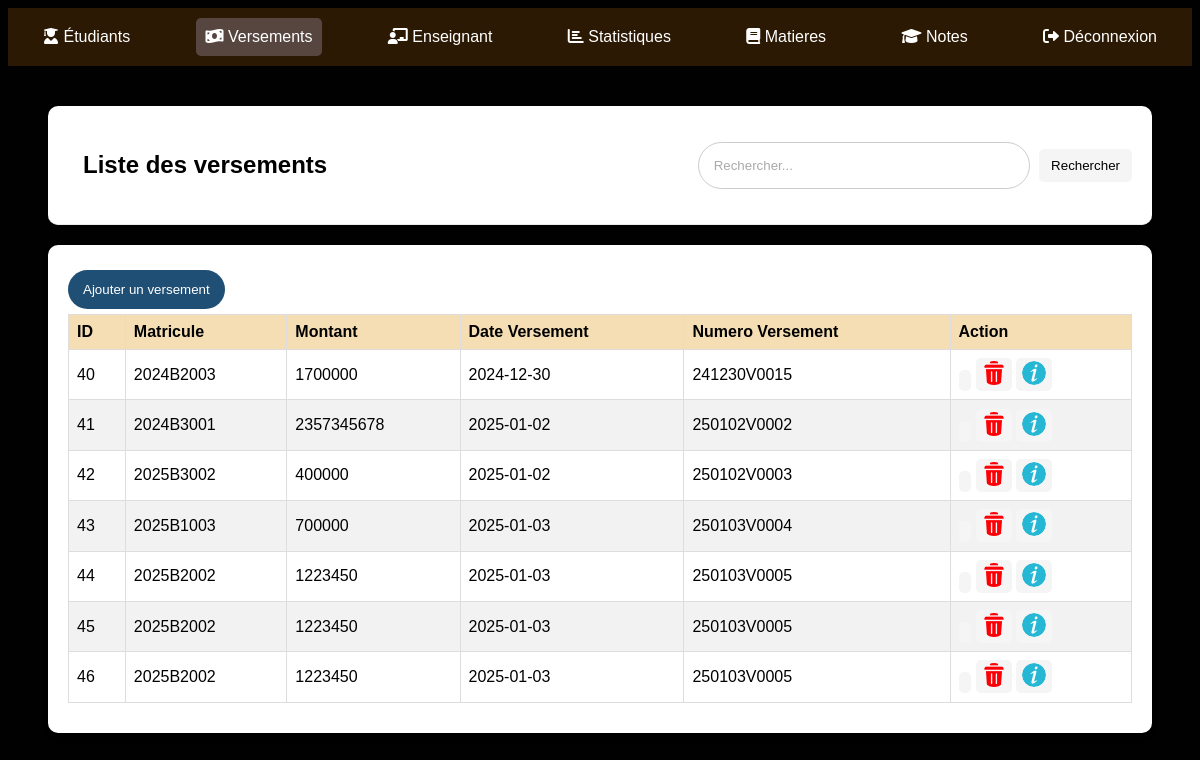
The page /gestionVer.php on the database as committed earlier.
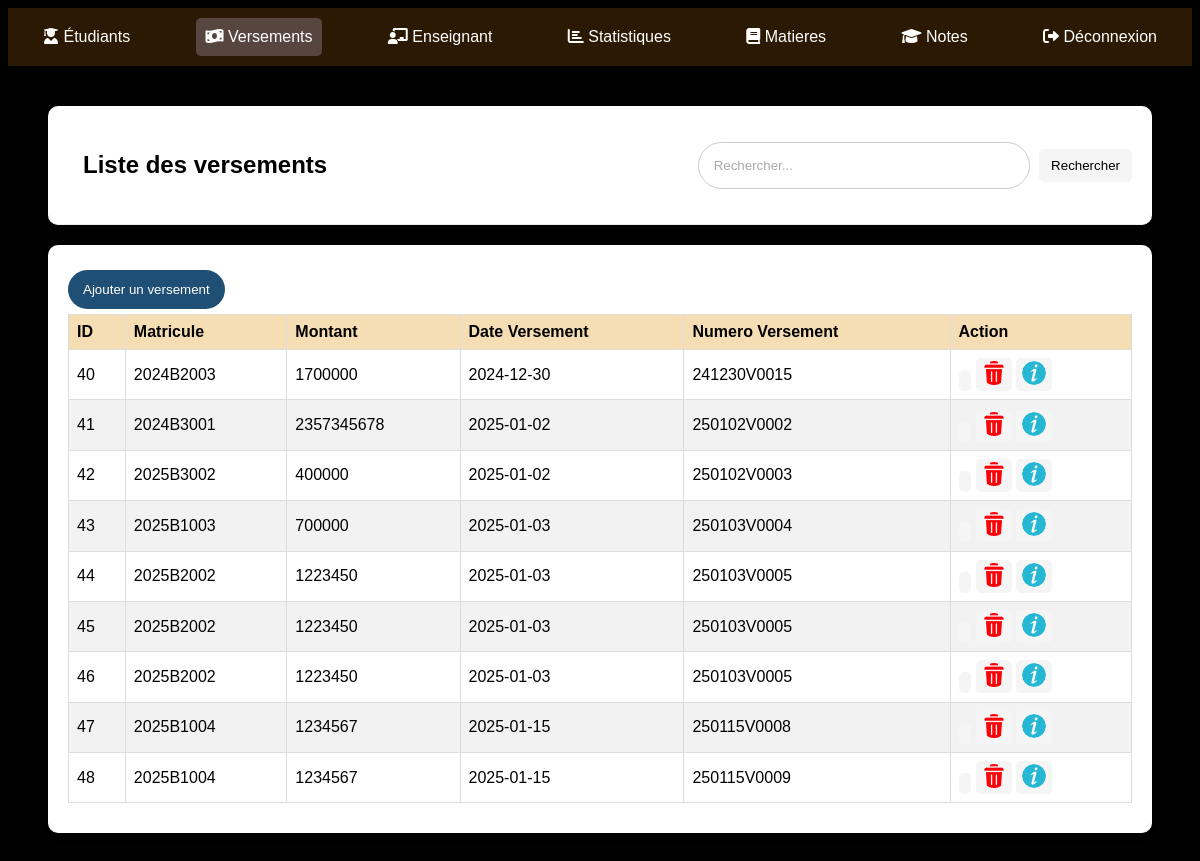
The same page on the database as committed later.
### tables this page shows
CREATE TABLE IF NOT EXISTS `versements` (
  `id` int NOT NULL AUTO_INCREMENT,
  `matricule` varchar(20) DEFAULT NULL,
  `montant` bigint DEFAULT NULL,
  `date_versement` date DEFAULT NULL,
  `numero_versement` varchar(20) DEFAULT NULL,
  PRIMARY KEY (`id`)
);

### Class/Versement.php (called while the page is built, shortened)
<?php
class Versement
{
    private $conn;
    private $table = "versements";
    public function __construct($db)
    {
        $this->conn = $db;
    }
    public function getAllVersement()
    {
        $query = "SELECT * FROM " . $this->table;
        $result = $this->conn->query($query);
        $etudiants = [];
        while ($row = $result->fetch_assoc()) {
            $etudiants[] = $row;
        }
        return $etudiants;
    }
}

### gestionVer.php (the view, shortened to what this page needs)
<?php
require_once 'Class/Versement.php';
$database = new Database();
$db = $database->getConnection();
$versement = new Versement($db);
$search = isset($_GET['search']) ? trim($_GET['search']) : '';
$versements = $versement->getAllVersement($search);
?>
<!DOCTYPE html>
<html lang="en">
<head>
    <link rel="stylesheet" href="https://cdnjs.cloudflare.com/ajax/libs/font-awesome/6.0.0-beta3/css/all.min.css">
</head>
<body>
    <div class="navbar">
        <a href="gestionEtu.php"> <i class="fas fa-user-graduate"></i> Étudiants </a>
        <a class="etu" href="gestionVer.php"><i class="fas fa-money-bill-wave"></i> Versements</a>
        <a href="gestionEnsei.php"><i class="fas fa-chalkboard-teacher"></i> Enseignant</a>
        <a href="statistiques.php"> <i class="fas fa-chart-bar"></i> Statistiques</a>
        <a href="gestionMati.php"> <i class="fas fa-book"></i>  Matieres</a>
        <a href="listeNote.php"> <i class="fas fa-graduation-cap"></i> Notes</a>
        <a href="logout.php"><i class="fas fa-sign-out-alt"></i> Déconnexion</a>
    </div>
    <div class="content">
        <div class="header">
            <div class="haut">
                <h2>Liste des versements</h2>
            </div>
            <form method="GET" action="gestionVer.php">
                <input name="search" type="text" placeholder="Rechercher..." value="<?= htmlspecialchars($search); ?>">
                <button type="submit">Rechercher</button>
            </form>
        </div>
        <div class="table-container">
            <a href="AjouterVer.php"><button class="ajout">Ajouter un versement</button></a>
            <table>
                <thead>
                    <tr>
                        <th>ID</th>
                        <th>Matricule</th>
                        <th>Montant</th>
                        <th>Date Versement</th>
                        <th>Numero Versement</th>
                        <th>Action</th>
                    </tr>
                </thead>
                <tbody>
                    <?php if (!empty($versements)): ?>
                        <?php foreach ($versements as $versement): ?>
                            <tr>
                                <td><?= htmlspecialchars($versement['id']); ?></td>
                                <td><?= htmlspecialchars($versement['matricule']); ?></td>
                                <td><?= htmlspecialchars($versement['montant']); ?></td>
                                <td><?= htmlspecialchars($versement['date_versement']); ?></td>
                                <td><?= htmlspecialchars($versement['numero_versement']); ?></td>
                                <td class="actions">
                                    <button class="edit" onclick="location.href='edit.php?id=<?= $versement['id']; ?>'"><img src="uploads/write.png" alt=""></button>
                                    <button class="delete" onclick="openPopup(<?= $versement['id']; ?>)"><img src="uploads/delete.png" alt=""></button>
                                    <button class="details" onclick="location.href='infoVer.php?matricule=<?= $versement['matricule']; ?>'"><img src="uploads/info.png" alt=""></button>
                                </td>
                            </tr>
                        <?php endforeach; ?>
                    <?php else: ?>
                        <tr>
                            <td colspan="12">Aucun versement trouvé.</td>
                        </tr>
                    <?php endif; ?>
                </tbody>
            </table>
        </div>
    </div>
</body>
</html>

### gestionVer.php (style rules this page uses)
body { font-family: 'Arial', sans-serif; background-color: rgb(1, 1, 2); }
.navbar { background-color: rgb(44, 25, 3); color: white; padding: 10px; display: flex; justify-content: space-between; align-items: center; }
.navbar a { text-decoration: none; color: white; margin: 0 15px; padding: 10px; border-radius: 5px; }
.navbar .etu { background-color: rgb(87, 70, 64); }
.content { margin: 20px; padding: 20px; }
.header { background-color: #fff; padding: 15px; border-bottom: 1px solid #eaeaea; display: flex; justify-content: space-between; align-items: center; border-radius: 10px; }
.header h2 { margin-left: 10px; justify-content: left; }
.header input { width: 300px; padding: 15px; border: 1px solid #ccc; border-radius: 33px; }
.header input::placeholder { color: #aaa; }
.header button { background-color: whitesmoke; color: black; margin: 5px; padding: 9px 12px; border: none; border-radius: 5px; cursor: pointer; }
table { width: 100%; border-collapse: collapse; margin-bottom: 10px; background-color: #fff; border-radius: 10px; }
.table-container { margin-top: 20px; background-color: white; border-radius: 10px; padding: 20px; box-shadow: 0 4px 6px rgba(0, 0, 0, 0.1); }
.table-container a { text-decoration: none; }
th, td { padding: 8px; border: 1px solid #ddd; text-align: left; }
th { background-color: wheat; color: black; }
tr:nth-child(even) { background-color: #f2f2f2; }
img { max-width: 50px; max-height: 50px; object-fit: cover; border-radius: 50px; width: 100%; }
.actions button { margin: .2px; padding: 3px 6px; border: none; border-radius: 5px; cursor: pointer; }
.actions .edit { background-color: whitesmoke; color: white; }
.actions .details { background-color: whitesmoke; color: white; }
.actions .delete { background-color: whitesmoke; color: white; }
.ajout { background-color: rgb(32, 79, 117); color: white; display: flex; align-items: center; margin: 5px 0px; padding: 12px 15px; border: none; border-radius: 22px; cursor: pointer; justify-content: center; position: relative; text-decoration: none; }
.haut { padding: 10px; }
.haut h2 { text-decoration: none; color: black; display: flex; align-items: center; margin: 10px 0; padding: 10px; border-radius: 5px; }

Rows that differ between the two databases and show on the page:
added versements: id "47", matricule "2025B1004", montant "1234567", date_versement "2025-01-15", numero_versement "250115V0008"
added versements: id "48", matricule "2025B1004", montant "1234567", date_versement "2025-01-15", numero_versement "250115V0009"
